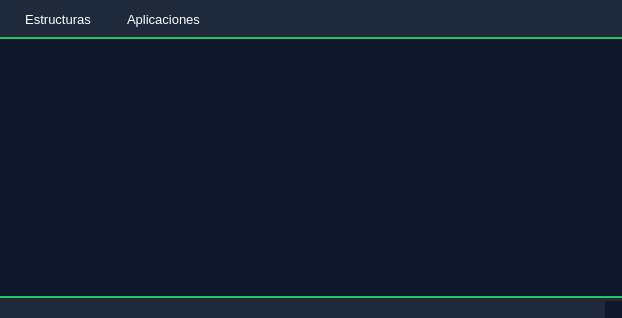
<?xml version="1.0" encoding="UTF-8"?>
<ui version="4.0">
 <class>MainWindow</class>
 <widget class="QMainWindow" name="MainWindow">
  <property name="geometry">
   <rect>
    <x>0</x>
    <y>0</y>
    <width>622</width>
    <height>318</height>
   </rect>
  </property>
  <property name="windowTitle">
   <string>MainWindow</string>
  </property>
  <property name="styleSheet">
   <string notr="true">/* ===== QMainWindow ===== */
QMainWindow {
    background-color: #0F172A;
}

/* ===== QWidget ===== */
QWidget {
    background-color: #0F172A;
    color: #F8FAFC;
    font-family: &quot;Segoe UI&quot;;
    font-size: 10pt;
}

/* ===== Menu Bar ===== */
QMenuBar {
    background-color: #1E293B;
    color: white;
    border-bottom: 2px solid #22C55E;
    padding: 4px;
}

QMenuBar::item {
    background: transparent;
    padding: 8px 15px;
    border-radius: 5px;
}

QMenuBar::item:selected {
    background-color: #2563EB;
    color: white;
}

QMenuBar::item:pressed {
    background-color: #1D4ED8;
}

/* ===== Menús desplegables ===== */
QMenu {
    background-color: #1E293B;
    color: white;
    border: 1px solid #22C55E;
    padding: 5px;
}

QMenu::item {
    padding: 8px 25px;
    border-radius: 4px;
}

QMenu::item:selected {
    background-color: #22C55E;
    color: #0F172A;
}

QMenu::separator {
    height: 1px;
    background: #334155;
    margin: 5px 10px;
}

/* ===== Acciones ===== */
QAction {
    color: white;
}

/* ===== Botones ===== */
QPushButton {
    background-color: #2563EB;
    color: white;
    border: none;
    border-radius: 8px;
    padding: 8px 15px;
    font-weight: bold;
}

QPushButton:hover {
    background-color: #3B82F6;
}

QPushButton:pressed {
    background-color: #1D4ED8;
}

/* ===== Campos de texto ===== */
QLineEdit, QTextEdit, QPlainTextEdit {
    background-color: #1E293B;
    border: 2px solid #334155;
    border-radius: 8px;
    padding: 5px;
    color: white;
}

QLineEdit:focus, QTextEdit:focus {
    border: 2px solid #22C55E;
}

/* ===== Tablas ===== */
QTableWidget {
    background-color: #1E293B;
    alternate-background-color: #273449;
    gridline-color: #334155;
    color: white;
    border: 1px solid #334155;
}

QHeaderView::section {
    background-color: #2563EB;
    color: white;
    padding: 6px;
    border: none;
    font-weight: bold;
}

/* ===== Barra de estado ===== */
QStatusBar {
    background-color: #1E293B;
    color: white;
    border-top: 2px solid #22C55E;
}
</string>
  </property>
  <widget class="QWidget" name="centralwidget"/>
  <widget class="QMenuBar" name="menubar">
   <property name="geometry">
    <rect>
     <x>0</x>
     <y>0</y>
     <width>622</width>
     <height>39</height>
    </rect>
   </property>
   <widget class="QMenu" name="menuLista_Enlazada">
    <property name="title">
     <string>Estructuras</string>
    </property>
    <widget class="QMenu" name="menu1_Insertar_inicio">
     <property name="title">
      <string>Lineales</string>
     </property>
     <addaction name="actionLista_Enlazada"/>
     <addaction name="actionPilas"/>
    </widget>
    <addaction name="menu1_Insertar_inicio"/>
    <addaction name="separator"/>
    <addaction name="action5_Salir"/>
   </widget>
   <widget class="QMenu" name="menuAplicaciones">
    <property name="title">
     <string>Aplicaciones</string>
    </property>
    <addaction name="actionInfija"/>
   </widget>
   <addaction name="menuLista_Enlazada"/>
   <addaction name="menuAplicaciones"/>
  </widget>
  <widget class="QStatusBar" name="statusbar"/>
  <action name="action2_Insertar_final">
   <property name="text">
    <string>2.- Insertar final</string>
   </property>
  </action>
  <action name="action3_Buscar">
   <property name="text">
    <string>3.- Buscar</string>
   </property>
  </action>
  <action name="action4_Imprimir">
   <property name="text">
    <string>4.- Imprimir</string>
   </property>
  </action>
  <action name="action5_Salir">
   <property name="text">
    <string>Salir</string>
   </property>
  </action>
  <action name="actionLista_Enlazada">
   <property name="text">
    <string>Lista Enlazada</string>
   </property>
  </action>
  <action name="actionPilas">
   <property name="text">
    <string>Pilas</string>
   </property>
  </action>
  <action name="actionInfija">
   <property name="text">
    <string>Infija</string>
   </property>
  </action>
 </widget>
 <resources/>
 <connections/>
</ui>
